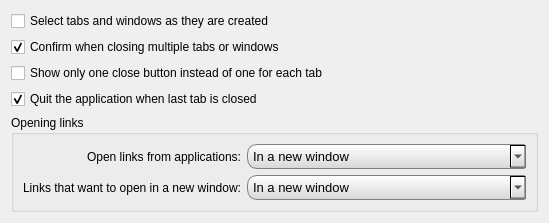
     <widget class="QWidget" name="tab_4">
      <attribute name="title">
       <string>Tabs</string>
      </attribute>
      <layout class="QVBoxLayout" name="verticalLayout_5">
       <item>
        <widget class="QCheckBox" name="selectTabsWhenCreated">
         <property name="text">
          <string>Select tabs and windows as they are created</string>
         </property>
        </widget>
       </item>
       <item>
        <widget class="QCheckBox" name="confirmClosingMultipleTabs">
         <property name="text">
          <string>Confirm when closing multiple tabs or windows</string>
         </property>
         <property name="checked">
          <bool>true</bool>
         </property>
        </widget>
       </item>
       <item>
        <widget class="QCheckBox" name="oneCloseButton">
         <property name="text">
          <string>Show only one close button instead of one for each tab</string>
         </property>
         <property name="checked">
          <bool>false</bool>
         </property>
        </widget>
       </item>
       <item>
        <widget class="QCheckBox" name="quitAsLastTabClosed">
         <property name="text">
          <string>Quit the application when last tab is closed</string>
         </property>
         <property name="checked">
          <bool>true</bool>
         </property>
        </widget>
       </item>
       <item>
        <widget class="QGroupBox" name="openLinksGroupBox">
         <property name="title">
          <string>Opening links</string>
         </property>
         <layout class="QGridLayout">
          <item row="1" column="0">
           <widget class="QLabel" name="linksInNewWindowLabel">
            <property name="text">
             <string>Links that want to open in a new window:</string>
            </property>
            <property name="alignment">
             <set>Qt::AlignRight|Qt::AlignTrailing|Qt::AlignVCenter</set>
            </property>
           </widget>
          </item>
          <item row="1" column="1" colspan="2">
           <widget class="QComboBox" name="openTargetBlankLinksIn">
            <property name="styleSheet">
             <string notr="true">QComboBox {
    border: 1px solid grey;
    border-right: none;
    padding-left: 5px;
    padding-right: 5px;
    padding-top: 0px;
    padding-bottom: 0px;
    font-size: 13px;
    border-radius: 2px;
    border-top-left-radius: 10px;
    border-bottom-left-radius: 10px;
    min-width: 75px;
    min-height: 23px;
    background: qlineargradient(x1: 0, y1: 0, x2: 0, y2: 1,stop: 0 white, stop: 1.0 rgb(215, 215, 215));
}

QComboBox:hover {
                                background: qlineargradient(x1: 0, y1: 0, x2: 0, y2: 1,
                                                            stop: 0 white,
                                                            stop: 0.49 rgb(210, 210, 210),
                                                            stop: .5 rgb(200, 200, 200),
                                                            stop: 1.0 rgb(180, 180, 180));
}

QComboBox:pressed { 
    background: qlineargradient(x1: 0, y1: 0, x2: 0, y2: 1,stop: 0 rgb(155, 155, 155), stop: 1.0 rgb(215, 215, 215));
}</string>
            </property>
            <item>
             <property name="text">
              <string>In a new window</string>
             </property>
            </item>
            <item>
             <property name="text">
              <string>In a new selected tab in the current window</string>
             </property>
            </item>
            <item>
             <property name="text">
              <string>In a new tab in the current window</string>
             </property>
            </item>
            <item>
             <property name="text">
              <string>In the current tab</string>
             </property>
            </item>
           </widget>
          </item>
          <item row="0" column="0">
           <widget class="QLabel" name="linkFromApplicationLabel">
            <property name="text">
             <string>Open links from applications:</string>
            </property>
            <property name="alignment">
             <set>Qt::AlignRight|Qt::AlignTrailing|Qt::AlignVCenter</set>
            </property>
           </widget>
          </item>
          <item row="0" column="1" colspan="2">
           <widget class="QComboBox" name="openLinksFromAppsIn">
            <property name="styleSheet">
             <string notr="true">QComboBox {
    border: 1px solid grey;
    border-right: none;
    padding-left: 5px;
    padding-right: 5px;
    padding-top: 0px;
    padding-bottom: 0px;
    font-size: 13px;
    border-radius: 2px;
    border-top-left-radius: 10px;
    border-bottom-left-radius: 10px;
    min-width: 75px;
    min-height: 23px;
    background: qlineargradient(x1: 0, y1: 0, x2: 0, y2: 1,stop: 0 white, stop: 1.0 rgb(215, 215, 215));
}

QComboBox:hover {
                                background: qlineargradient(x1: 0, y1: 0, x2: 0, y2: 1,
                                                            stop: 0 white,
                                                            stop: 0.49 rgb(210, 210, 210),
                                                            stop: .5 rgb(200, 200, 200),
                                                            stop: 1.0 rgb(180, 180, 180));
}

QComboBox:pressed { 
    background: qlineargradient(x1: 0, y1: 0, x2: 0, y2: 1,stop: 0 rgb(155, 155, 155), stop: 1.0 rgb(215, 215, 215));
}</string>
            </property>
            <item>
             <property name="text">
              <string>In a new window</string>
             </property>
            </item>
            <item>
             <property name="text">
              <string>In a new selected tab in the current window</string>
             </property>
            </item>
            <item>
             <property name="text">
              <string>In a new tab in the current window</string>
             </property>
            </item>
            <item>
             <property name="text">
              <string>In the current tab</string>
             </property>
            </item>
           </widget>
          </item>
         </layout>
        </widget>
       </item>
      </layout>
     </widget>
